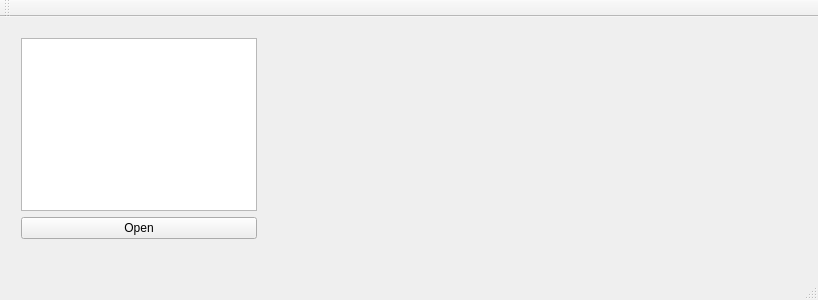
<?xml version="1.0" encoding="UTF-8"?>
<ui version="4.0">
 <class>MainWindow</class>
 <widget class="QMainWindow" name="MainWindow">
  <property name="geometry">
   <rect>
    <x>0</x>
    <y>0</y>
    <width>818</width>
    <height>300</height>
   </rect>
  </property>
  <property name="windowTitle">
   <string>comtrade browser</string>
  </property>
  <widget class="QWidget" name="centralWidget">
   <widget class="QWidget" name="layoutWidget">
    <property name="geometry">
     <rect>
      <x>10</x>
      <y>10</y>
      <width>258</width>
      <height>223</height>
     </rect>
    </property>
    <layout class="QVBoxLayout" name="verticalLayout">
     <item>
      <widget class="QTextEdit" name="textEdit"/>
     </item>
     <item>
      <widget class="QPushButton" name="openButton">
       <property name="text">
        <string>Open</string>
       </property>
      </widget>
     </item>
    </layout>
   </widget>
   <widget class="QCustomPlot" name="customPlot" native="true">
    <property name="geometry">
     <rect>
      <x>289</x>
      <y>9</y>
      <width>511</width>
      <height>221</height>
     </rect>
    </property>
   </widget>
  </widget>
  <widget class="QMenuBar" name="menuBar">
   <property name="geometry">
    <rect>
     <x>0</x>
     <y>0</y>
     <width>818</width>
     <height>25</height>
    </rect>
   </property>
  </widget>
  <widget class="QToolBar" name="mainToolBar">
   <attribute name="toolBarArea">
    <enum>TopToolBarArea</enum>
   </attribute>
   <attribute name="toolBarBreak">
    <bool>false</bool>
   </attribute>
  </widget>
  <widget class="QStatusBar" name="statusBar"/>
 </widget>
 <layoutdefault spacing="6" margin="11"/>
 <customwidgets>
  <customwidget>
   <class>QCustomPlot</class>
   <extends>QWidget</extends>
   <header location="global">qcustomplot.h</header>
   <container>1</container>
  </customwidget>
 </customwidgets>
 <resources/>
 <connections/>
</ui>
